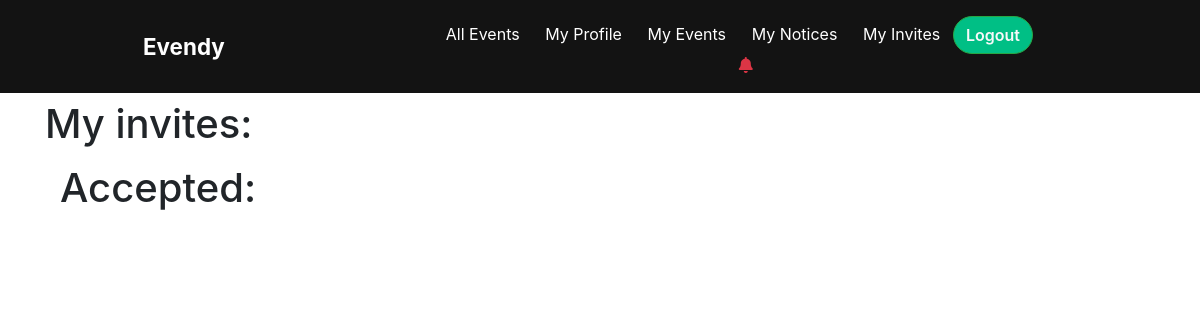
/invites-list/ (signed in), run on an earlier commit of the app's database.
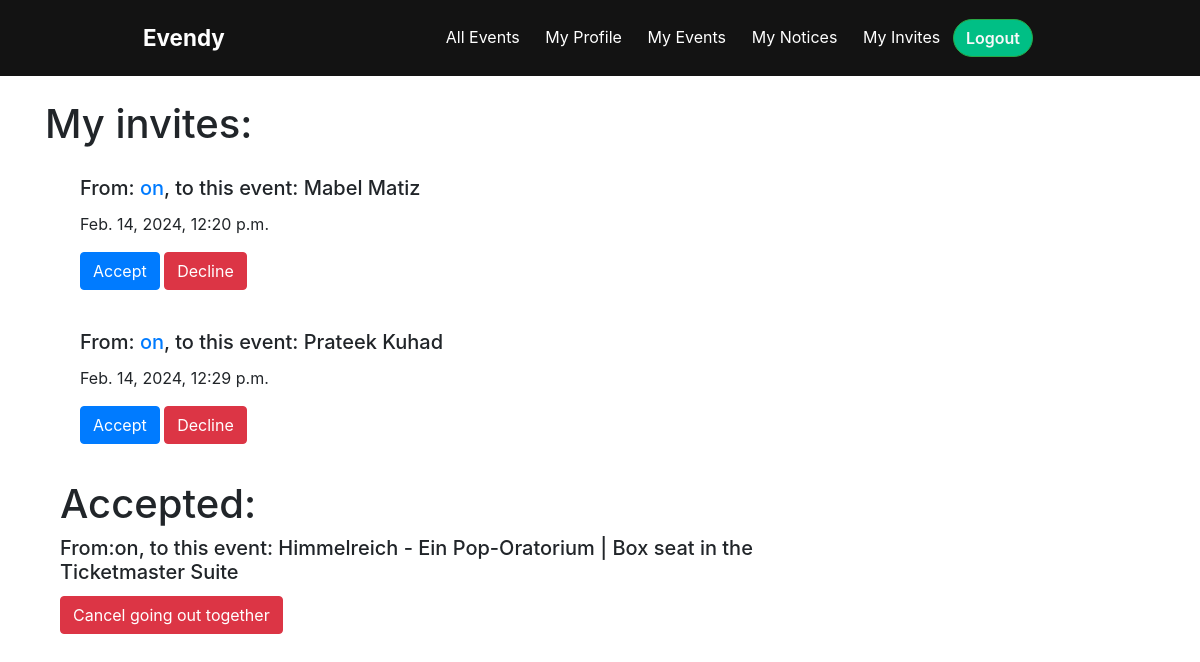
And on a later commit of the database.
### notices/models.py (models this page shows)
class Invitation(models.Model):
    sender = models.ForeignKey(Profile, on_delete=models.CASCADE, related_name='inv_sender')
    recipient = models.ForeignKey(Profile, on_delete=models.CASCADE, related_name='inv_recipient')
    event = models.ForeignKey(Event, on_delete=models.CASCADE)
    is_accepted = models.BooleanField(default=False)
    created_at = models.DateTimeField(default=timezone.now)

### evendy/models.py (models this page shows, shortened)
class Profile(models.Model):
    user = models.OneToOneField(User, on_delete=models.CASCADE)
    date_of_birth = models.DateField(null=True, blank=True)
    profile_image = models.ImageField(default='profile_pics/profile_default.jpg', upload_to='profile_pics')
    description = models.TextField(blank=True)
    user_planned_events = models.ManyToManyField('Event', through='UserPlannedEvent')
    user_notices = models.ManyToManyField('notices.Notice', related_name='user_notices', blank=True)
    user_invitations = models.ManyToManyField('notices.Invitation', related_name='user_invitations', blank=True)
    def __str__(self):
        return f'{self.user}'

class Event(models.Model):
    title = models.CharField(max_length=100)
    date = models.DateField()
    time = models.TimeField(null=True)
    place = models.CharField(max_length=250)
    image = models.URLField(default='event_pics/event_default.jpg')
    attendees_looking_for_company = models.ManyToManyField(Profile, related_name='events_who_is_looking_for_company')
    def __str__(self):
        return f'{self.title}'

### notices/views.py (the view)
# urls.py: path('invites-list/', notices_views.invites_list, name='invites_list'),
def invites_list(request):
    invites_for_user = Invitation.objects.filter(recipient=request.user.profile)
    return render(request, 'notices/user_invites.html', {'invites_for_user': invites_for_user})

### evendy/templatetags/evendy_custom_tags.py (called while the page is built)
@register.filter
def has_unread_notif(user):
    notifications = Notice.objects.filter(recipient=user, is_read=False)
    if notifications.exists():
        return True
    return False

### notices/templates/notices/user_invites.html (shortened to what this page needs)
{% extends 'evendy/base.html' %}
{% block content %}
 <h1>My invites:</h1>
     <ul>
             {% for invite in invites_for_user %}
             {% if invite.is_accepted == False %}
                <div class="col-md-8">
                    <div class="card-body">
                        <h5 class="card-title">From: <a href="{% url 'profile_details' invite.sender.user.id %}">{{ invite.sender }}</a>, to this event: {{ invite.event }}</h5>
                        <p class="card-text">{{ invite.created_at }}</p>
                        <form method="POST" action="{% url 'accept_or_decline_invitation' invite.id invite.sender.id invite.event.id %}">
                            <button type="submit" class="btn btn-primary" name="action" value="accept">Accept</button>
                            <button type="submit" class="btn btn-danger" name="action" value="decline">Decline</button>
                        </form>
                    </div>
                </div>
             {% endif %}
          {% endfor %}
    </ul>
    <div class="col-md-8">
             <h1>Accepted:</h1>
                <ul>
                  {% for invite in invites_for_user %}
                        {% if invite.is_accepted == True  %}
                            <h5 class="card-title">From:{{ invite.sender }}</a>, to this event: {{ invite.event }}</h5>
                            <form method="POST" action="{% url 'cancel_going_out_together' invite.id invite.sender.id invite.event.id %}">
                            <button type="submit" class="btn btn-danger">Cancel going out together</button>
                            </form>
                        {% endif %}
                    {% endfor %}
                </ul>
    </div>
{% endblock %}

### evendy/templates/evendy/base.html (shortened to what this page needs)
{% load static %}
{% load evendy_custom_tags %}
{% load bootstrap_icons %}
<!DOCTYPE html>
<html lang="en">
<head>
    <link href="//maxcdn.bootstrapcdn.com/bootstrap/4.1.1/css/bootstrap.min.css" rel="stylesheet" id="bootstrap-css">
    <link rel="stylesheet" type="text/css" href="{% static 'evendy/base.css' %}" />
    <link href="https://cdnjs.cloudflare.com/ajax/libs/font-awesome/5.15.3/css/all.min.css" rel="stylesheet">
</head>
<body>
<header>
    <nav class="navbar navbar-expand-lg bg-body-tertiary navbar-dark fixed-top">
    <div class="container-fluid">
        <a class="navbar-brand" href="{% url 'events_list' %}">Evendy</a>
        <div class="collapse navbar-collapse" id="navbarSupportedContent">
            <ul class="navbar-nav mr-4 mb-2 mb-lg-0 ml-auto">
                <li class="nav-item">
                    <a class="nav-link" aria-current="page"  href="{% url 'events_list' %}">All Events</a>
                </li>
                {% if user.is_authenticated %}
                <li class="nav-item">
                    <a class="nav-link" href="{% url 'profile' %}">My Profile</a>
                </li>
                <li class="nav-item">
                    <a class="nav-link" href="{% url 'show_my_events' %}">My Events</a>
                </li>
                {% if request.user.profile|has_unread_notif %}
                <li class="nav-item">
                    <a class="nav-link" href="{% url 'notices_list' %}">My Notices</a>
                    <i class="fas fa-bell text-danger"></i>
                </li>
                {% else %}
                <li class="nav-item"><a class="nav-link" href="{% url 'notices_list' %}">My Notices</a>
                </li>
                {% endif %}
                <li class="nav-item">
                    <a class="nav-link" href="{% url 'invites_list' %}">My Invites</a>
                </li>
                <li class="nav-item">
                    <form method="POST" action="{% url 'logout' %}">
                        <button class="btn btn-success text-light my-2 my-sm-0" type="submit">Logout</button>
                    </form>
                </li>
                {% endif %}
            </ul>
        </div>
    </div>
    </nav>
</header>
<main role="main" class="container">
    {% block content %}{% endblock %}
</main>
</body>
</html>

### evendy/static/evendy/base.css (style rules this page uses)
* { margin: 0; padding: 0; box-sizing: border-box; }
body { padding-top: 100px; }
.navbar { background: #131313; padding: 1rem 8rem; }
.navbar .navbar-brand { font-size: 1.4rem; font-weight: 700; }
#navbarSupportedContent > ul > li:nth-child(n) > a { color: #fff; size: 1.1rem; padding: 0.4rem 0.8rem; }
#navbarSupportedContent > ul > li:nth-child(6) > form > button { background: #00BF85; font-weight: 600; border-radius: 30px; }

What changed in the data, as far as the page shows it:
added Invitation: sender "on", event "Mabel Matiz", created_at "Feb. 14, 2024, 12:20 p.m.", shown under "My invites:"
added Invitation: sender "on", event "Prateek Kuhad", created_at "Feb. 14, 2024, 12:29 p.m.", shown under "My invites:"
added Invitation: sender "on", event "Himmelreich - Ein Pop-Oratorium | Box seat in the Ticketmaster Suite", shown under "Accepted:"
